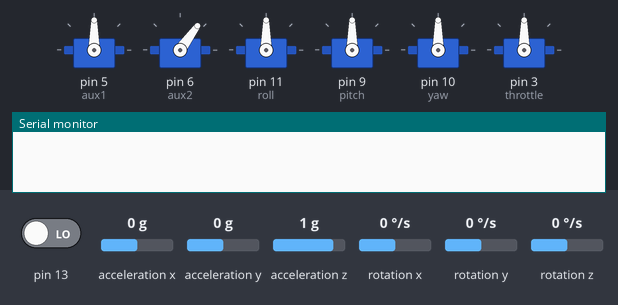
Recording of a sketch running on a simulated Arduino Uno, built with avr-gcc and run on an emulated ATmega328P. On the bench: 6 × servo, the last lines printed to the serial monitor. Wiring (inferred from the names in the program): MPU-9250 motion sensor at I2C address 0x68. Inputs (shaded band) come from the test bench; at power-on: pin 13 LOW, acceleration x 0 g, acceleration y 0 g, acceleration z 1 g, rotation x 0 °/s, rotation y 0 °/s, rotation z 0 °/s.

Above: at 1.2 s.
1.3 s: pin 13 driven HIGH
At 3.5 s:
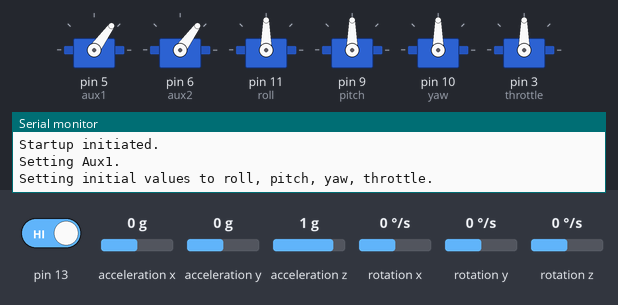
7.3 s: pin 13 driven LOW
At 9.9 s:
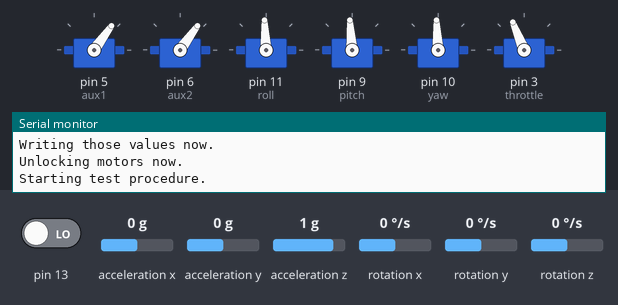
10.3 s: pin 13 driven HIGH
At 15.9 s:
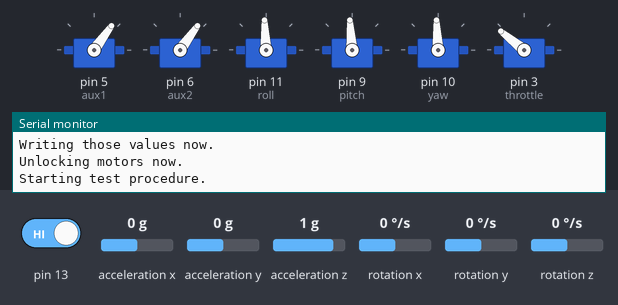
Timing chart, 0 to 17.4 s (numbered marks = the images above; inputs shaded):
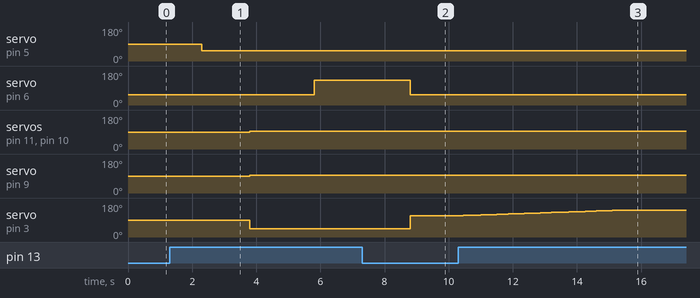

Measured:
- after the input at 1.3 s, servo on pin 5 (aux1): 90° → 54° after 1.0 s; servo on pin 6 (aux2): 54° → 132° after 4.5 s; servo on pin 11 (roll), servo on pin 10 (yaw): 90° → 93° after 2.5 s; servo on pin 9 (pitch): 90° → 94° after 2.5 s; servo on pin 3 (throttle): 90° → 44° after 2.5 s
- after the input at 7.3 s, servo on pin 6 (aux2): 132° → 54° after 1.5 s; servo on pin 3 (throttle): goes on until 8.8 s, then stays 112°
- after the input at 10.3 s, servo on pin 3 (throttle): moves from 112° to 141° over 4.8 s, starting at once

The sketch:

SonarDrone02.ino
```cpp
// Sonar Drone 02 - Test flight program with altitude control
// by Jesse Lew

// Notes: 70% takeoff. COG pitch 1515. throttlechange = 3.
// Need to add landing procedures.

#include <Servo.h>
#include <Wire.h>

#define    MPU9250_ADDRESS            0x68

#define    GYRO_FULL_SCALE_250_DPS    0x00
#define    GYRO_FULL_SCALE_500_DPS    0x08
#define    GYRO_FULL_SCALE_1000_DPS   0x10
#define    GYRO_FULL_SCALE_2000_DPS   0x18

#define    ACC_FULL_SCALE_2_G         0x00
#define    ACC_FULL_SCALE_4_G         0x08
#define    ACC_FULL_SCALE_8_G         0x10
#define    ACC_FULL_SCALE_16_G        0x18

// create 6 servo objects (max 8 can be created)
Servo aux1;
Servo aux2;
Servo roll;
Servo pitch;
Servo yaw;
Servo throttle;

// declare value variables - initialized in startup procedures
int rollVal;
int pitchVal;
int yawVal;
int throttleVal;
int minThrottle = 1000;
int maxThrottle = 2000;

// initialize counter and procedures
long int cpt = 0;
bool startupProc = true;
bool testProc = true;

// variables that handle timer
unsigned long currentMillis = 0;    // initialize timer
unsigned long previousMillis = 0;   // stores last timer
const long interval = 50;   // set timer interval (ms)

// sonar pins/variables
const int trigPin = 7;
const int echoPin = 8;
int altitude = 2;         // initialize to 2cm
int newAltitude;          // for storing acceptable new altitude
int altitudeChange = 10;  // range of acceptable altitude changes (cm)
int desiredAltitude = 20; // hover altitude (cm)
int throttleChange = 3;   // amount to adjust throttle by (*0.1%)

// sonar function
int getDistance()
{
  long duration;          // duration of the ping
  long centimeters;       // distance in cm

  // the sensor is triggered by a HIGH pulse of 10 or more microseconds
  // so give a short LOW pulse beforehand to ensure a clean HIGH pulse
  pinMode(trigPin, OUTPUT);
  digitalWrite(trigPin, LOW);
  delayMicroseconds(2);
  digitalWrite(trigPin, HIGH);
  delayMicroseconds(10);
  digitalWrite(trigPin, LOW);

  // record duration (in microseconds) of the HIGH pulse from
  // the moment the ping is sent to the moment its echo is received
  pinMode(echoPin, INPUT);
  duration = pulseIn(echoPin, HIGH);

  // speed of sound is 29 microseconds per centimeter
  // the ping travels out and back so divide distance by 2
  centimeters = duration / 29 / 2;

  // display distance
  //Serial.print(centimeters);
  //Serial.print("cm");
  //Serial.println();

  return centimeters;
}


void shutdownProc()
{
    //throttle.write(1000);  // bring throttle to minimum
    aux2.write(1100);        // lock motors
    //Serial.print("motors should be locked now");
    //startupProc = true;      // reset startup procedure flag
}


// This function read Nbytes bytes from I2C device at address Address.
// Put read bytes starting at register Register in the Data array.
void I2Cread(uint8_t Address, uint8_t Register, uint8_t Nbytes, uint8_t* Data)
{
  // Set register address
  Wire.beginTransmission(Address);
  Wire.write(Register);
  Wire.endTransmission();

  // Read Nbytes
  Wire.requestFrom(Address, Nbytes);
  uint8_t index=0;
  while (Wire.available())
  {
    Data[index++]=Wire.read();
  }
}


// Write a byte (Data) in device (Address) at register (Register)
void I2CwriteByte(uint8_t Address, uint8_t Register, uint8_t Data)
{
  // Set register address
  Wire.beginTransmission(Address);
  Wire.write(Register);
  Wire.write(Data);
  Wire.endTransmission();
}


// SETUP
// set arduino pins
void setup()
{
  // can add min/max values with attach(pin#, min#, max#)
  aux1.attach(5);      // set AUX1 (leveler) to pin 5
  aux2.attach(6);      // set AUX2 (motor lock) to pin 6
  roll.attach(11);     // set roll to pin 11
  pitch.attach(9);     // set pitch 2 to pin 9
  yaw.attach(10);      // set yaw to pin 10
  throttle.attach(3);  // set throttle to pin 3

  // on/off ARM/level switch
  pinMode(13, INPUT);

  // Arduino initializations
  Wire.begin();
  Serial.begin(9600);

  // Configure gyroscope range
  I2CwriteByte(MPU9250_ADDRESS,27,GYRO_FULL_SCALE_2000_DPS);
  // Configure accelerometers range
  I2CwriteByte(MPU9250_ADDRESS,28,ACC_FULL_SCALE_16_G);
}


// MAIN LOOP
void loop()
{
  currentMillis = millis();   // updates each loop
  //Serial.print(currentMillis);

  // if the on/off switch is on
  if(digitalRead(13) == HIGH)
  {
    // run startup procedure once
    // STARTUP PROCEDURES
    //Serial.print("made it to startup proc");
    if(startupProc == true)
    {
      Serial.print("Startup initiated.");
      Serial.println("");
      delay(1000);
      Serial.print("Setting Aux1.");
      Serial.println("");
      aux1.write(1100);   // turn aux1 (leveler) on with 1100
      delay(1000);

      // acceptable values: 885-2115
      // keeping between: 1000-2000
      Serial.print("Setting initial values to roll, pitch, yaw, throttle.");
      Serial.println("");
      rollVal = 1500;          // set starting roll
      pitchVal = 1515;         // set starting pitch
      yawVal = 1500;           // set starting yaw
      throttleVal = minThrottle;      // minimum throttle
      delay(500);

      Serial.print("Writing those values now.");
      Serial.println("");
      roll.write(rollVal);     // initialize drone
      pitch.write(pitchVal);   // initialize drone
      yaw.write(yawVal);       // initialize drone
      throttle.write(throttleVal);  // minimum throttle
      delay(2000);

      // unlocking motors
      Serial.print("Unlocking motors now.");
      Serial.println("");
      aux2.write(1900);   // turn aux2 (motor lock) off with 1900
      delay(2000);

      startupProc = false;
    }

    // TEST PROCEDURES
    if(testProc == true)
    {
      Serial.print("Starting test procedure.");
      Serial.println("");
      // test values
      delay(1000);
      throttleVal = 1700;
      throttle.write(throttleVal);  // 70% throttle

      testProc = false;
    }

    // if the interval time is reached, do something
    if((currentMillis - previousMillis) >= interval)
    {
      // get altitude from sonar
      //newAltitude = getDistance();
      //Serial.print("the newAltitude is: ");
      //Serial.print(newAltitude);

      // if newAltitude is within 10cm of old value, update altitude
      // else ignore the bad read (do not update altitude)
      if((newAltitude - altitude) > (-1*altitudeChange) && \
      (newAltitude - altitude) < altitudeChange)
      {
        altitude = newAltitude;
        //Serial.print("altitude set to: ");
        //Serial.println(altitude);
      }

      // display distance
      //Serial.print(altitude);
      //Serial.print("cm");
      //Serial.println();

      // if altitude == desiredAltitude, don't do anything
      if(altitude == desiredAltitude)
      {
        //Serial.print("should not change. throttleVal = ");
        //Serial.print(throttleVal);
        //Serial.println();
      }
      // else if altitude too low, increase throttle incrementally
      // but never go beyond maximum value of 2000
      else if(altitude < desiredAltitude && throttleVal < maxThrottle)
      {
        throttleVal+=throttleChange; // set new throttle
        throttle.write(throttleVal); // send new throttle
        //Serial.print("should be increasing. throttleVal = ");
        //Serial.print(throttleVal);
        //Serial.println();
      }
      // else if altitude too high, decrease throttle incrementally
      // but never go beyond minimum value of 1000
      else if(altitude > desiredAltitude && throttleVal > minThrottle)
      {
        throttleVal-=throttleChange; // set new throttle
        throttle.write(throttleVal); // send new throttle
        //Serial.print("should be decreasing. throttleVal = ");
        //Serial.print(throttleVal);
        //Serial.println();
      }

      // Display data counter
      //Serial.print (cpt++,DEC);
      //Serial.print ("\t");

      // Read accelerometer and gyroscope
      uint8_t Buf[14];
      I2Cread(MPU9250_ADDRESS,0x3B,14,Buf);


      // Create 16 bits values from 8 bits data

      // Accelerometer
      int16_t ax=-(Buf[8]<<8 | Buf[9]);
      int16_t ay=-(Buf[10]<<8 | Buf[11]);
      int16_t az=Buf[12]<<8 | Buf[13];

      // Gyroscope
      int16_t gx=-(Buf[0]<<8 | Buf[1]);
      int16_t gy=-(Buf[2]<<8 | Buf[3]);
      int16_t gz=Buf[4]<<8 | Buf[5];


      // Display values

      // Accelerometer
      //Serial.print ("aX\t");
      //Serial.print (ax,DEC);
      //Serial.print ("\t");
      //Serial.print ("aY\t");
      //Serial.print (ay,DEC);
      //Serial.print ("\t");
      //Serial.print ("aZ\t");
      //Serial.print (az,DEC);
      //Serial.print ("\t");

      // Gyroscope
      //Serial.print ("gX\t");
      //Serial.print (gx,DEC);
      //Serial.print ("\t");
      //Serial.print ("gY\t");
      //Serial.print (gy,DEC);
      //Serial.print ("\t");
      //Serial.print ("gZ\t");
      //Serial.print (gz,DEC);
      //Serial.print ("\t");

      // End of line
      //Serial.println("");

      // update previousMillis
      previousMillis = currentMillis;
    }
  }
  else
  {
    shutdownProc(); // run shutdown procedures
  }

  // code that constantly runs before interval goes here

  // min throttle after 20 seconds
  if(currentMillis > 25000)
  {
    //landProc();     // run landing procedures
    shutdownProc(); // run shutdown procedures
    Serial.print ("You're not supposed to read this for 25 seconds");
  }
}
```
